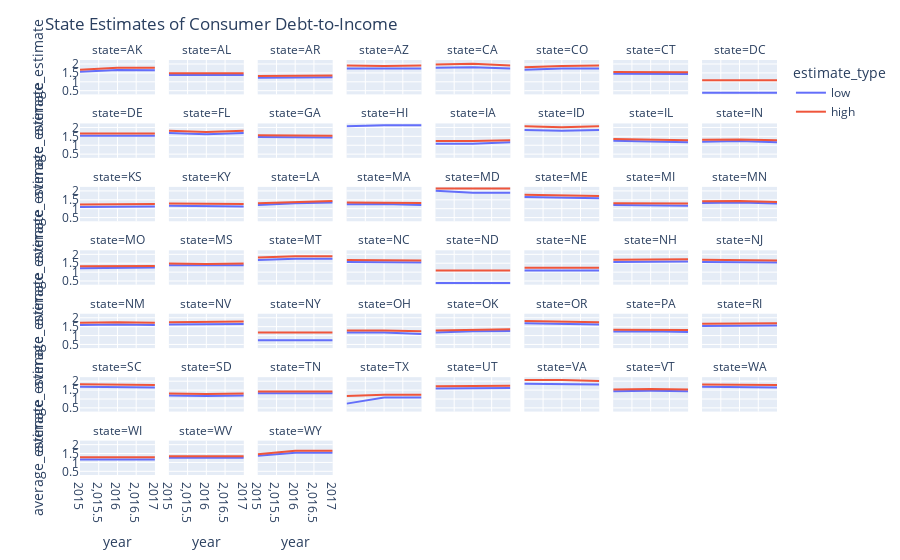

Here is the notebook cell this chart was saved with:
### Code cell
sm_multiples.update_layout(
    title_text = 'State Estimates of Consumer Debt-to-Income', # Create a Title
)

sm_multiples.show()
